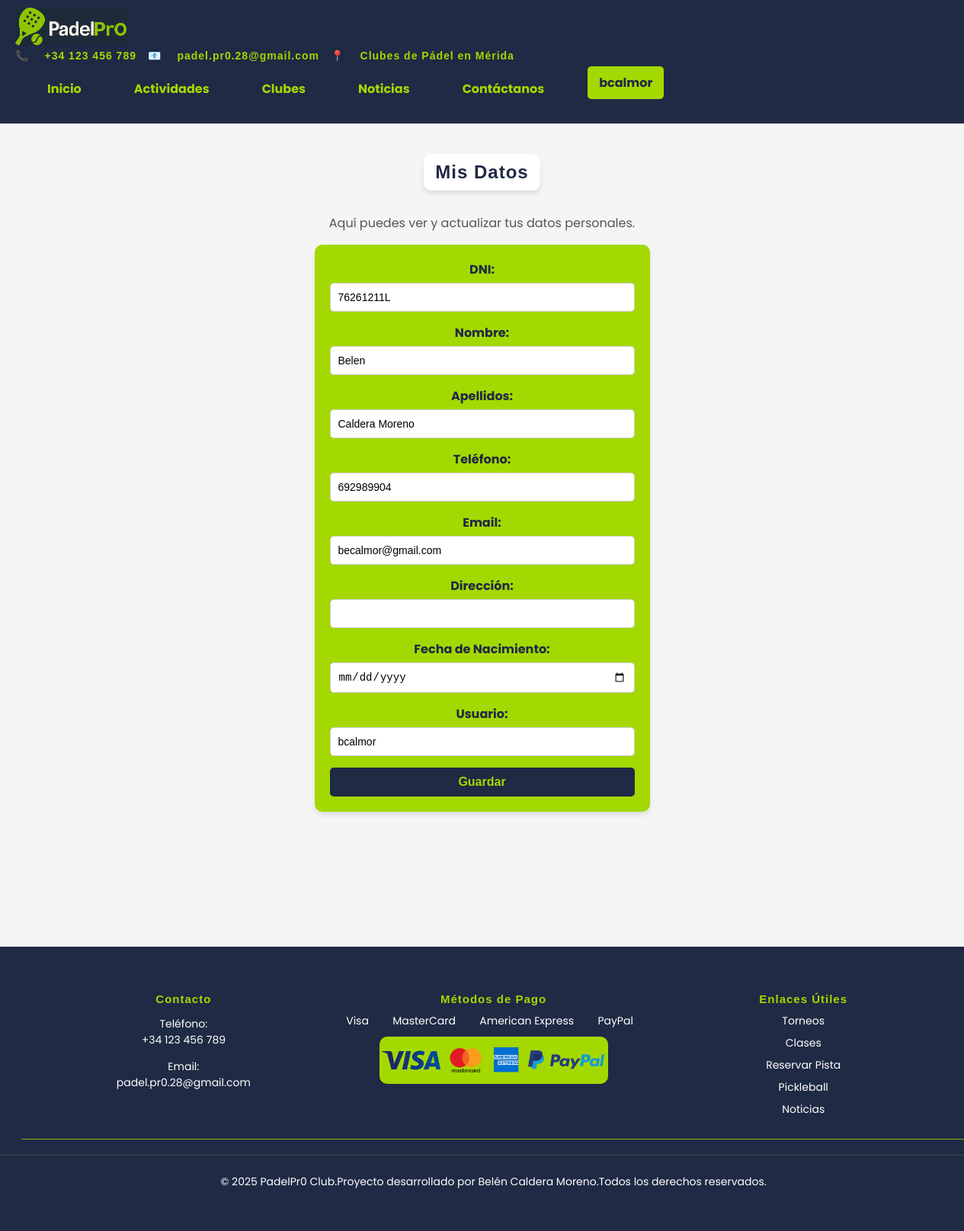
Page /mis_datos (signed in) on the committed database.
### app/models.py (models this page shows)
class Usuario(db.Model):
    id = db.Column(db.Integer, primary_key=True)
    dni = db.Column(db.String(12), nullable=False)
    nombre = db.Column(db.String(50), nullable=False)
    apellidos = db.Column(db.String(100), nullable=False)
    telefono = db.Column(db.String(15), nullable=False)
    email = db.Column(db.String(120), unique=True, nullable=False)
    usuario = db.Column(db.String(50), unique=True, nullable=False)
    password = db.Column(db.String(200), nullable=False)
    direccion = db.Column(db.String(200))
    fecha_nacimiento = db.Column(db.String(20))
    is_admin = db.Column(db.Boolean, default=False)

### app/padel_app.py (the view, shortened to what this page needs)
@app.route('/mis_datos', methods=['GET', 'POST'])
def mis_datos():
    if 'usuario' not in session:
        flash('Debes iniciar sesión para ver tus datos.', 'warning')
        return redirect(url_for('login'))
    usuario = Usuario.query.filter_by(usuario=session['usuario']).first()
    if not usuario:
        flash('No se encontraron datos del usuario.', 'danger')
        return redirect(url_for('home_redirect'))
    return render_template('mis_datos.html', usuario=usuario)

### app/padel_app.py (called while the page is built)
@app.before_request
def make_session_permanent():
    session.permanent = True

def is_admin_user(username):
    user = Usuario.query.filter_by(usuario=username).first()
    return user and user.is_admin

### app/templates/mis_datos.html (shortened to what this page needs)
{% extends "base.html" %}
{% block content %}
<div class="container">
    <h2>Mis Datos</h2>
    <p>Aquí puedes ver y actualizar tus datos personales.</p>
    <form action="{{ url_for('guardar_datos') }}" method="POST" class="register-form">
        <div class="form-group">
            <label for="dni">DNI:</label>
            <input type="text" id="dni" name="dni" value="{{ usuario.dni }}" readonly>
        </div>
        <div class="form-group">
            <label for="nombre">Nombre:</label>
            <input type="text" id="nombre" name="nombre" value="{{ usuario.nombre }}" required>
        </div>
        <div class="form-group">
            <label for="apellidos">Apellidos:</label>
            <input type="text" id="apellidos" name="apellidos" value="{{ usuario.apellidos }}" required>
        </div>
        <div class="form-group">
            <label for="telefono">Teléfono:</label>
            <input type="text" id="telefono" name="telefono" value="{{ usuario.telefono }}" required>
        </div>
        <div class="form-group">
            <label for="email">Email:</label>
            <input type="email" id="email" name="email" value="{{ usuario.email }}" required>
        </div>
        <div class="form-group">
            <label for="direccion">Dirección:</label>
            <input type="text" id="direccion" name="direccion" value="{{ usuario.direccion }}">
        </div>
        <div class="form-group">
            <label for="fecha_nacimiento">Fecha de Nacimiento:</label>
            <input type="date" id="fecha_nacimiento" name="fecha_nacimiento" value="{{ usuario.fecha_nacimiento }}">
        </div>
        <div class="form-group">
            <label for="usuario">Usuario:</label>
            <input type="text" id="usuario" name="usuario" value="{{ usuario.usuario }}" readonly>
        </div>
        <button type="submit" class="btn">Guardar</button>
    </form>
</div>
{% endblock %}

### app/templates/base.html (shortened to what this page needs)
<!DOCTYPE html>
<html lang="en">
<head>
    <link rel="stylesheet" href="{{ url_for('static', filename='css/styles.css') }}">
    <link rel="stylesheet" href="https://cdnjs.cloudflare.com/ajax/libs/font-awesome/5.15.4/css/all.min.css">
    <link rel="stylesheet" href="https://cdn.jsdelivr.net/npm/cookieconsent@3/build/cookieconsent.min.css" />
</head>
<body>
    <header>
        <div class="header-left">
            <h1>
                <a href="{{ url_for('home_redirect') }}" class="logo-link">
                    <img src="{{ url_for('static', filename='images/log1.png') }}" alt="PadelPro Logo" class="logo-image">
                </a>
            </h1>
            <div class="contact-info-header">
                <span class="icon">📞</span> +34 123 456 789
                <span class="icon">📧</span> padel.pr0.28@gmail.com
                <span class="icon">📍</span> Clubes de Pádel en Mérida
            </div>
        </div>
        <nav class="navbar">
            <ul class="nav-menu">
                <li><a href="{{ url_for('home_redirect') }}">Inicio</a></li>
        <li class="dropdown">
            <a href="{{ url_for('actividades') }}">Actividades</a>
        </li>
                <li><a href="{{ url_for('clubes') }}">Clubes</a></li>
                <li><a href="{{ url_for('noticias') }}">Noticias</a></li>
                <li><a href="{{ url_for('contacto') }}">Contáctanos</a></li>
                {% if session.get('usuario') %}
                    <li class="user-dropdown">
                        <span class="user-name">{{ session['usuario'] }}</span>
                    </li>
                {% endif %}
            </ul>
        </nav>
    </header>
    <main>
        {% block content %}{% endblock %}
    </main>
    <footer class="footer">
        <div class="footer-container">
            <div class="footer-section">
                <h4>Contacto</h4>
                <p>Teléfono: <a href="tel:+34987654321">+34 123 456 789</a></p>
                <p>Email: <a href="mailto:info@padelclub.com">padel.pr0.28@gmail.com</a></p>
            </div>
            <div class="footer-section">
                <h4>Métodos de Pago</h4>
                <div class="payment-names">
                    <span>Visa</span>
                    <span>MasterCard</span>
                    <span>American Express</span>
                    <span>PayPal</span>
                </div>
                <div class="payment-methods">
                    <img src="{{ url_for('static', filename='images/payment-methods.png') }}" alt="Métodos de Pago">
                </div>
            </div>
            <div class="footer-section">
                <h4>Enlaces Útiles</h4>
                <ul>
                    <li><a href="{{ url_for('torneos') }}">Torneos</a></li>
                    <li><a href="{{ url_for('clases') }}">Clases</a></li>
                    <li><a href="{{ url_for('reservar_pista') }}">Reservar Pista</a></li>
                    <li><a href="{{ url_for('pickleball') }}">Pickleball</a></li>
                    <li><a href="{{ url_for('noticias') }}">Noticias</a></li>
                </ul>
            </div>
        </div>
        <div class="footer-bottom">
            <p>&copy; 2025 PadelPr0 Club.Proyecto desarrollado por Belén Caldera Moreno.Todos los derechos reservados.</p>
        </div>
    </footer>
</body>
</html>

### rows in the picture
Usuario: usuario "bcalmor", dni "76261211L", nombre "Belen", apellidos "Caldera Moreno", telefono "692989904", email "becalmor@gmail.com"
